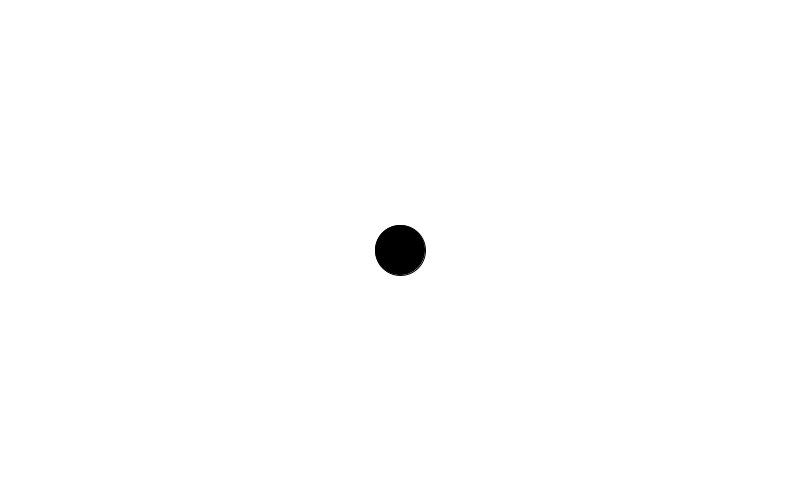
Frame 1 (no input)
Frame 60 (the mouse pressed at the canvas centre just before this capture): identical to frame 1, image omitted
Frame 120 (the mouse held since frame 60 and released just before this capture): identical to frame 1, image omitted

The Processing sketch that drew this single still picture (run headless with seeded random() and noise(); from frame 60 on, the mouse is pressed at the canvas centre):

// Processing sketch: ifStatement
// ── ifStatement.pde
//----------------------------------------------------
// DT Bootcamp 2016, Parsons School of Design.
// Day 2, Example 1, Theme: If Statement.
//----------------------------------------------------


//Declare global variables
int xPos; //x position of circle
int yPos; //y position of circle

//Setup Function
void setup() {
  size(800,500); //Size of our sketch's window
  xPos = width/2; //Initialize this variable to be half of the width of the window
  yPos = height/2; //Initialize this variable to be half of the height of the window
}

//Draw Function
void draw() {
  background(255); //Set the background to white
  
  if (mouseX > width/2) {//Check the x position of the mouse.x to see if it's greater than half width of the window
    xPos++; //If the previous statement is true, add 1 to the xPos every frame (circle will move to the right)
  }
  fill(0); //Sets fill color of the circle to be black
  ellipse(xPos,yPos, 50, 50); //Draw a circle according to the variables
}
